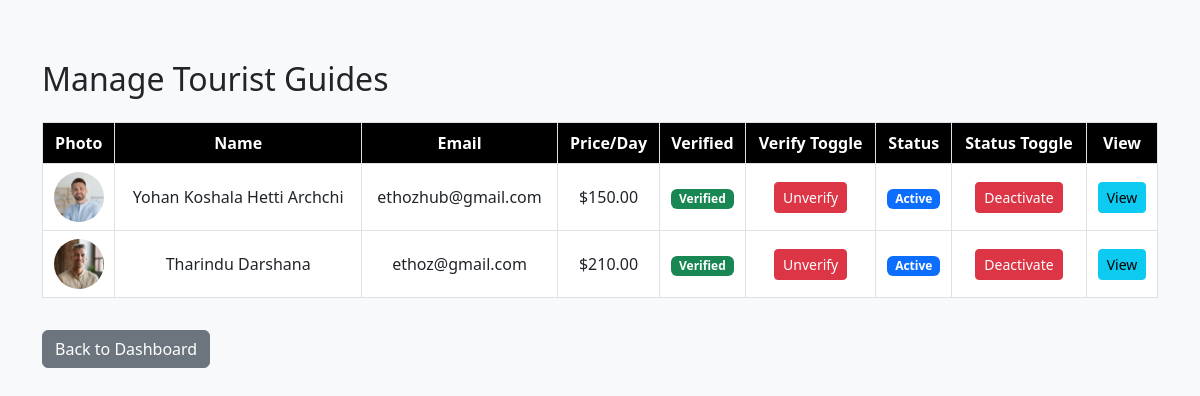
The app's page /admin/guide_manage.php (signed in) with its own data.
### tables this page shows
CREATE TABLE `guide` (
  `guide_id` int(11) NOT NULL,
  `name` varchar(100) NOT NULL,
  `email` varchar(100) NOT NULL,
  `country` varchar(100) DEFAULT NULL,
  `password` varchar(255) NOT NULL,
  `languages` varchar(255) DEFAULT NULL,
  `experience_years` int(11) DEFAULT 0,
  `bio` text DEFAULT NULL,
  `photo` varchar(255) DEFAULT NULL,
  `contact_info` varchar(100) DEFAULT NULL,
  `price_per_day` decimal(10,2) DEFAULT 0.00,
  `rating` float DEFAULT 0,
  `is_verified` tinyint(1) DEFAULT 0,
  `created_at` datetime DEFAULT current_timestamp(),
  `status` varchar(50) DEFAULT 'active',
  `is_available` tinyint(1) DEFAULT 1
);

### admin/guide_manage.php (the view, shortened to what this page needs)
<?php
include '../config/db.php';
$guides = [];
try {
    $stmt = $conn->query("SELECT * FROM guide");
    $guides = $stmt->fetchAll(PDO::FETCH_ASSOC);
} catch (PDOException $e) {
    echo "Database error: " . $e->getMessage();
}
?>
<!DOCTYPE html>
<html lang="en">
<head>
    <link href="https://cdn.jsdelivr.net/npm/bootstrap@5.3.0/dist/css/bootstrap.min.css" rel="stylesheet" />
</head>
<body>
    <div class="container">
        <h2 class="mb-4">Manage Tourist Guides</h2>
        <table class="table table-bordered table-hover text-center align-middle">
            <thead>
                <tr>
                    <th>Photo</th>
                    <th>Name</th>
                    <th>Email</th>
                    <th>Price/Day</th>
                    <th>Verified</th>
                    <th>Verify Toggle</th>
                    <th>Status</th>
                    <th>Status Toggle</th>
                    <th>View</th>
                </tr>
            </thead>
            <tbody>
                <?php if (count($guides) > 0) : ?>
                    <?php foreach ($guides as $guide) : ?>
                        <tr>
                            <td>
                                <?php if (!empty($guide['photo']) && file_exists('../uploads/guides/' . $guide['photo'])) : ?>
                                    <img src="../uploads/guides/<?= htmlspecialchars($guide['photo']) ?>" class="profile-img" alt="Guide Photo" />
                                <?php else : ?>
                                    <span class="text-muted">No photo</span>
                                <?php endif; ?>
                            </td>
                            <td><?= htmlspecialchars($guide['name']) ?></td>
                            <td><?= htmlspecialchars($guide['email']) ?></td>
                            <td>$<?= number_format($guide['price_per_day'], 2) ?></td>
                            <td>
                                <span class="badge <?= $guide['is_verified'] ? 'bg-success' : 'bg-secondary' ?>">
                                    <?= $guide['is_verified'] ? 'Verified' : 'Unverified' ?>
                                </span>
                            </td>
                            <td>
                                <form method="POST" action="" class="m-0 p-0">
                                    <button type="submit" class="btn btn-sm <?= $guide['is_verified'] ? 'btn-danger' : 'btn-success' ?>">
                                        <?= $guide['is_verified'] ? 'Unverify' : 'Verify' ?>
                                    </button>
                                </form>
                            </td>
                            <td>
                                <?php
                                $status = $guide['status'];
                                $statusClass = match ($status) {
                                    'active' => 'bg-primary',
                                    'inactive' => 'bg-warning text-dark',
                                    'deactive' => 'bg-danger',
                                    default => 'bg-secondary',
                                };
                                ?>
                                <span class="badge <?= $statusClass ?>"><?= ucfirst($status) ?></span>
                            </td>
                            <td>
                                <form method="POST" action="" class="m-0 p-0">
                                    <button type="submit" class="btn btn-sm <?= $status === 'active' ? 'btn-danger' : 'btn-success' ?>">
                                        <?= $status === 'active' ? 'Deactivate' : 'Activate' ?>
                                    </button>
                                </form>
                            </td>
                            <td>
                                <button type="button" class="btn btn-info btn-sm" data-bs-toggle="modal" data-bs-target="#guideModal<?= (int)$guide['guide_id'] ?>">
                                    View
                                </button>
                            </td>
                        </tr>
                    <?php endforeach; ?>
                <?php else : ?>
                    <tr>
                        <td colspan="9" class="text-center">No guides found.</td>
                    </tr>
                <?php endif; ?>
            </tbody>
        </table>
        <a href="dashboard.php" class="btn btn-secondary mt-3">Back to Dashboard</a>
    </div>
</body>
</html>

### admin/guide_manage.php (style rules this page uses)
body { background: #f8f9fa; }
.container { margin-top: 60px; }
.table th { background-color: #000; color: #fff; }
.profile-img { width: 50px; height: 50px; object-fit: cover; border-radius: 50%; }
.btn-sm { padding: 0.25rem 0.5rem; font-size: 0.875rem; }

### records on screen
guide: photo (picture), name "Yohan Koshala Hetti Archchi", email "ethozhub@gmail.com", price_per_day "150.00", is_verified "Verified", status "Active", shows "Deactivate"
guide: photo (picture), name "Tharindu Darshana", email "ethoz@gmail.com", price_per_day "210.00", is_verified "Verified", status "Active", shows "Deactivate"
